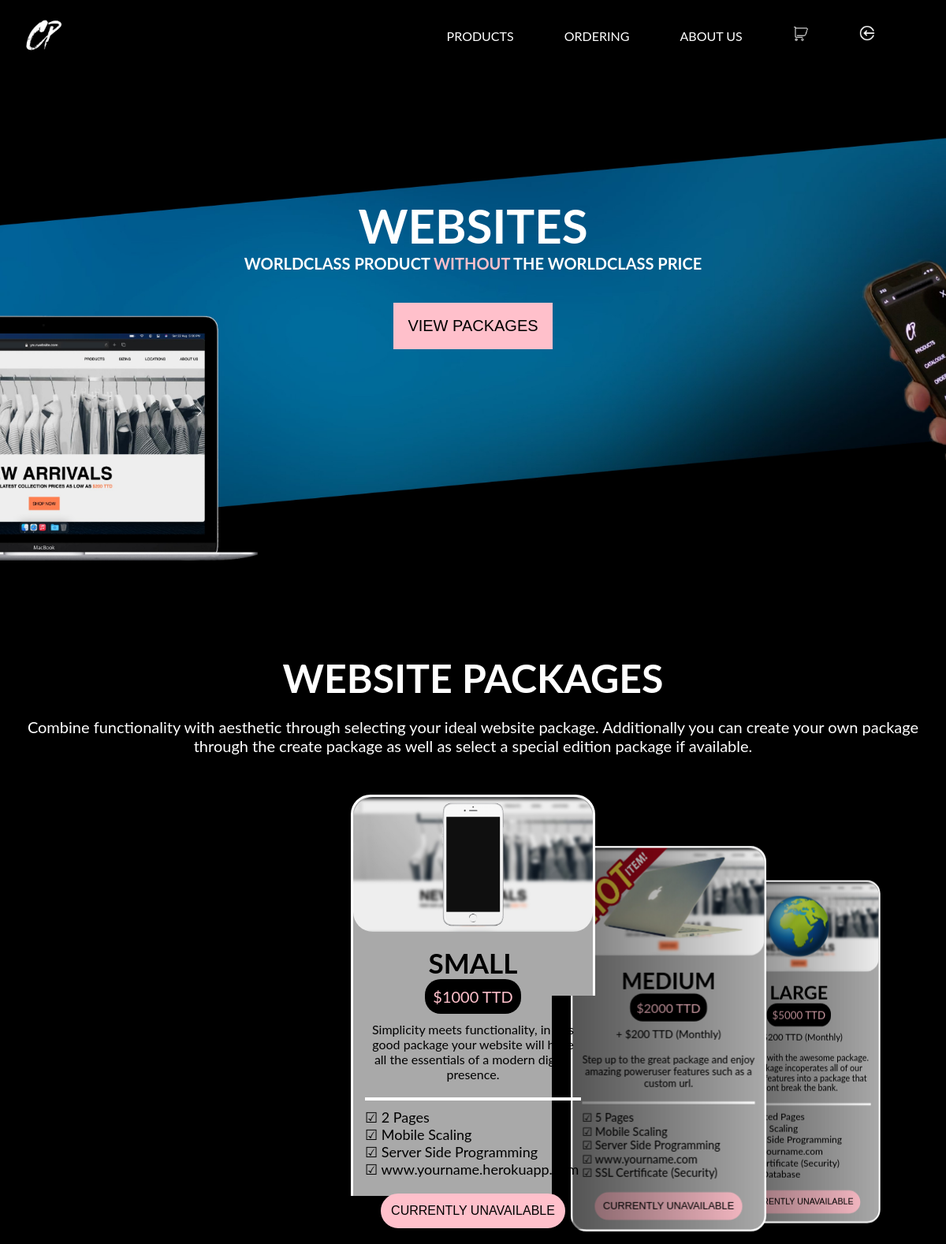
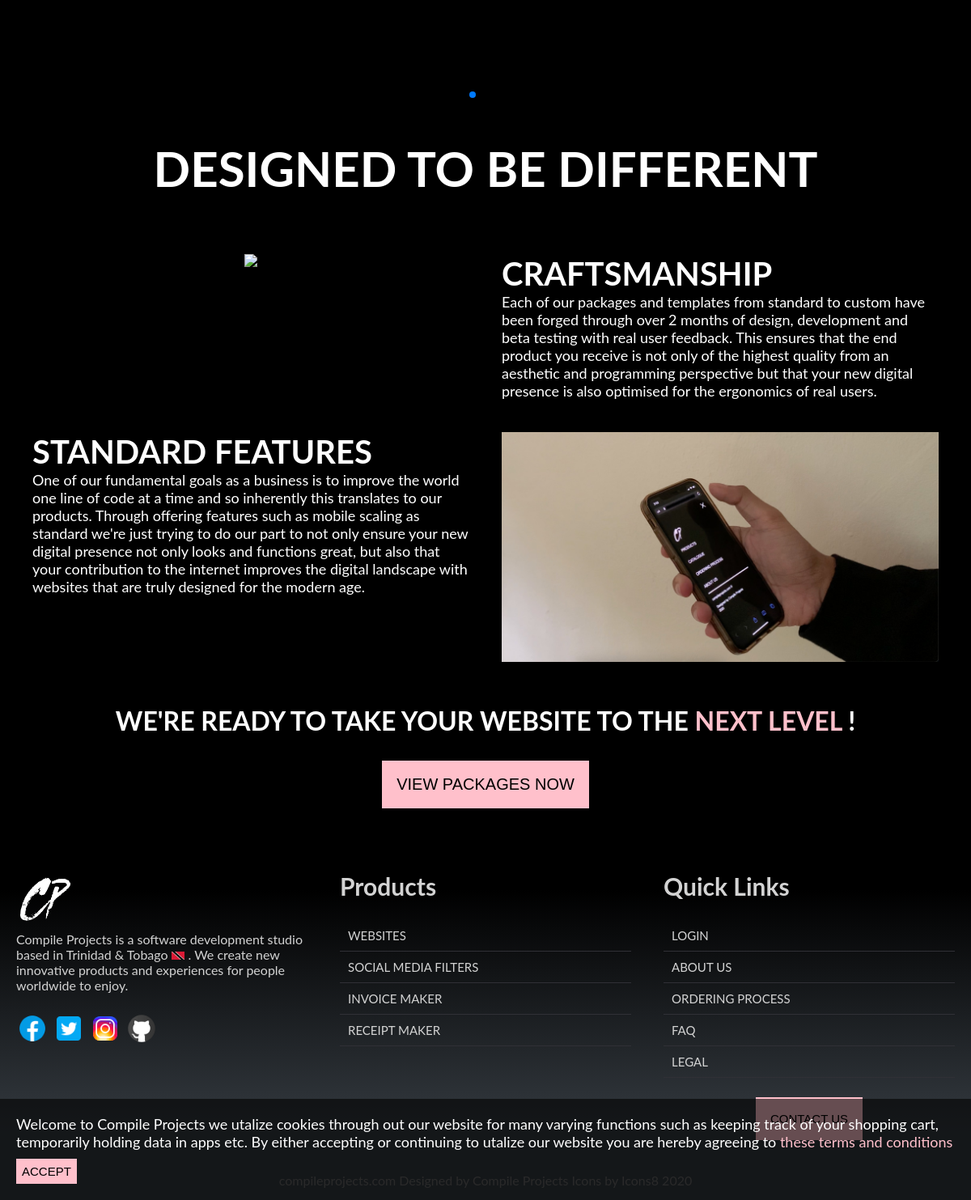
Page /websites on the committed database (2 pictures, top to bottom).
### models.py (models this page shows, shortened)
class product(db.Model):
    id = db.Column(db.Integer, primary_key=True)
    price = db.Column(db.Integer, nullable=False)
    name = db.Column(db.String(500), nullable=False)
    monthly = db.Column(db.Boolean, nullable=False)
    desc = db.Column(db.String(500), nullable=False)
    catagory = db.Column(db.String(120), nullable=False)
    sub_catagory = db.Column(db.String(120), nullable=True)
    img_url = db.Column(db.String(120), nullable=False)
    feature_1 = db.Column(db.String(500), nullable=True)
    feature_2 = db.Column(db.String(500), nullable=True)
    feature_3 = db.Column(db.String(500), nullable=True)
    feature_4 = db.Column(db.String(500), nullable=True)
    feature_5 = db.Column(db.String(500), nullable=True)
    feature_6 = db.Column(db.String(500), nullable=True)
    feature_7 = db.Column(db.String(500), nullable=True)
    in_stock = db.Column(db.Boolean, nullable=False)

### main.py (the view)
@app.route('/websites', methods=['GET'])
def websites():
  agreement = request.cookies.get ('cookie-policy')
  if agreement == None:
      resp = 'no'
  if agreement == 'AGREE':
      resp = 'yes'
  web_prod = product.query.filter_by(catagory="WEBSITES")
  return render_template('main_websites.html', products = web_prod, agreement=resp)

### templates/main_websites.html (shortened to what this page needs)
{% extends "default_2.html" %}
{% block head_tags %}
<link rel="stylesheet" href="https://unpkg.com/swiper/swiper-bundle.min.css">
{% endblock %}
{% block divheader %}
<div id="websites_home">
{% endblock %}
{% block content %}
        <div id="homepage_main_screen">
            <div id="homepage_main_text">
                <h1 id="big_text">
                    WEBSITES
                </h1>
                <h4 class="main_home_in" id="small_text">
                    WORLDCLASS PRODUCT <span id="price"> WITHOUT </span> THE WORLDCLASS PRICE
                </h4>
                <br class="div_not_for_mobile">
                <br>
                <div class="main_home_in" id="hold_call_to_action">
                    <button id="call_to_action" class="call_to_action" onclick="swim()"> VIEW PACKAGES </button>
                </div>
            </div>
        </div>
    </div>
		    <div class="packages" id="packages">
        <h1 class="big_title"> WEBSITE PACKAGES </h1>
        <p class="big_desc">
            Combine functionality with aesthetic through selecting your ideal website package. Additionally you can create your own package through the create package as well as select a special edition package if available.
        </p>
        <div class="swiper-container">
            <div class="swiper-wrapper">
								{% for prod in products %}
								<div class="swiper-slide">
                    <img src="images/{{prod.img_url}}" class="card_img">
                    <div class="card_contents">
                        <h1 class="card_title">
                            {{prod.name}}
                        </h1>
                        <span class="card_price"> ${{prod.price}} TTD </span>
												{% if prod.monthly == True %}
												<br><br>
                        <span class="monthly">
                            + $200 TTD (Monthly)
                        </span>
												{% endif %}
                        <p class="card_desc">
                            {{prod.desc}}
                        </p>
                        <div class="card_line_holder">
                            <div class="card_line"></div>
                        </div>
                        <div class="points">
                            <ul class="card_points">
																{% if prod.feature_1 != None %}
                                <li>
                                    &#x2611; {{prod.feature_1}}
                                </li>
																{% endif %}
																{% if prod.feature_2 != None %}
                                <li>
                                    &#x2611; {{prod.feature_2}}
                                </li>
																{% endif %}
																{% if prod.feature_3 != None %}
                                <li>
                                    &#x2611; {{prod.feature_3}}
                                </li>
																{% endif %}
																{% if prod.feature_4 != None %}
                                <li>
                                    &#x2611; {{prod.feature_4}}
                                </li>
																{% endif %}
																{% if prod.feature_5 != None %}
																<li>
                                    &#x2611; {{prod.feature_5}}
                                </li>
																{% endif %}
																{% if prod.feature_6 != None %}
																<li>
                                    &#x2611; {{prod.feature_6}}
                                </li>
																{% endif %}
                            </ul>
                        </div>
                        <div class="btn_holder">
														{% if prod.in_stock == False %}
                            <button onclick="window.open('/shop/{{prod.id}}', '_self')" class="card_btn">
                               CURRENTLY UNAVAILABLE
                            </button>
														{% endif %}
                        </div>
                    </div>
                </div>
								{% endfor %}
            </div>
            <div class="swiper-pagination"></div>
        </div>
    </div>
    <div class="website_page_box_1">
			  <h1 class="titles_about_me title_1"> DESIGNED TO BE DIFFERENT </h1>
        <div class="flex_website_holder">
            <div id="left_top" class="flex_holder">
                <img class="sidebysidepicture" src="images/websites_pic_1.jpg">
            </div>
            <div id="right_top" class="flex_holder">
                <div class="desc_websites">
                    <h1 class="desc_title"> CRAFTSMANSHIP </h1>
                    <p class="desc_desc">
                        Each of our packages and templates from standard to custom have been forged through over 2 months of design, development and beta testing with real user feedback. This ensures that the end product you receive is not only of the highest quality from an aesthetic and programming perspective but that your new digital presence is also optimised for the ergonomics of real users.
                    </p>
                </div>
            </div>
        </div>
        <div class="flex_website_holder_2">
            <div class="flex_holder">
                <div id="left_bottom" class="desc_websites">
                    <h1 class="desc_title"> STANDARD FEATURES </h1>
                    <p class="desc_desc">
                        One of our fundamental goals as a business is to improve the world one line of code at a time and so inherently this translates to our products. Through offering features such as mobile scaling as standard we're just trying to do our part to not only ensure your new digital presence not only looks and functions great, but also that your contribution to the internet improves the digital landscape with websites that are truly designed for the modern age.
                    </p>
                </div>
            </div>
            <div id="right_bottom" class="flex_holder">
                <img class="sidebysidepicture" src="images/hand_close.jpg">
            </div>
        </div>
        <h1 class="ready_title ready_in">
						WE'RE READY TO TAKE YOUR WEBSITE TO THE
            <span id="price"> NEXT LEVEL </span>!
        </h1>
        <div class="main_home_in ready_in" id="hold_call_to_action">
            <button class="call_to_action"> VIEW PACKAGES NOW </button>
        </div>
        <br><br>
    </div>
{% endblock %}
{% block footer %}
<div class="footer footer_special">
{% endblock %}

### static/main.css (style rules this page uses)
html { margin: 0; padding: 0; overflow: hidden; }
body { background-color: black; overflow: auto; position: absolute; width: 100%; height: 100%; font-size: 40; font-size: 40; font-family: "Lato", sans-serif; }
* { box-sizing: border-box; padding: 0px; margin: 0px; }
#homepage_main_screen { color: white; text-align: center; padding-left: 20px; padding-right: 20px; padding-top: 170px; }
#big_text { font-size: 65px; }
#small_text { font-size: 20px; }
.call_to_action { padding: 15px; background-color: pink; border: 3px solid pink; font-size: 20px; color: black; transition: 300ms; cursor: pointer; }
#hold_call_to_action { text-align: center; }
.footer { background-color: #303036; color: #d3d3d3; }
#price { color: pink; }
.card_title { font-size: 25px; }
.footer_special { background: linear-gradient(180deg, black 10%, #343a40 80%); }
.website_page_box_1 { background-color: black; color: white; padding: 20px; }
.flex_website_holder { display: flex; }
.flex_website_holder_2 { display: flex; }
.flex_holder { flex: 1; padding: 20px; }
.sidebysidepicture { max-width: 100%; }
.desc_title { font-size: 40px; }
.desc_desc { font-size: 18px; }
.ready_title { text-align: center; padding-bottom: 30px; padding-top: 30px; }
#websites_home { width: 100%; height: 100vh; background-image: url(./images/websites_home.jpg); background-size: cover; }
#left_top { text-align: center; }
.titles_about_me { text-align: center; font-size: 60px; padding-top: 20px; padding-bottom: 50px; }
.card_title { font-size: 35px; padding-bottom: 10px; }
.card_desc { font-size: 16px; padding-top: 20px; }
.card_price { background-color: black; border-radius: 20px; padding: 10px; color: pink; font-size: 20px; }
.big_title { font-size: 50px; text-align: center; padding-top: 30px; }
.big_desc { font-size: 20px; text-align: center; padding-top: 20px; padding-left: 20px; padding-right: 20px; }
.card_btn { border-radius: 25px; background-color: pink; border: 3px solid pink; padding: 10px; font-size: 16px; transition: 300ms; }
.btn_holder { padding-top: 10px; }
.packages { width: 100%; background-color: black; background-size: cover; color: white; }
.card_points { list-style: none; font-size: 18px; }
.points { padding-top: 10px; padding-bottom: 10px; text-align: left; }
.card_line { border: 2px solid white; }
.card_line_holder { padding-top: 20px; }
.card_contents { padding: 15px; }
.card_img { height: 171px; border-radius: 25px; }
.monthly { font-size: 17px; }
@media only screen and (max-width: 1200px) { #big_text { font-size: 60px; } }
@media only screen and (max-width: 1200px) { #small_text { font-size: 20px; } }

### templates/main_websites.html (style rules this page uses)
.swiper-container { width: 100%; padding-top: 50px; padding-bottom: 50px; }
.swiper-slide { background-position: center; border: 3px solid white; background-color: darkgrey; background-size: cover; width: 310px; border-radius: 25px; text-align: center; color: black; }

### rows in the picture
product: img_url (picture), name "SMALL", price "1000", desc "Simplicity meets functionality, in this good package your website will have all the essentials of a modern digital presence.", feature_1 "2 Pages", feature_2 "Mobile Scaling", feature_3 "Server Side Programming", feature_4 "www.yourname.herokuapp.com"
product: img_url (picture), name "MEDIUM", price "2000", monthly "+ $200 TTD (Monthly)", desc "Step up to the great package and enjoy amazing poweruser features such as a custom url.", feature_1 "5 Pages", feature_2 "Mobile Scaling", feature_3 "Server Side Programming", feature_4 "www.yourname.com", feature_5 "SSL Certificate (Security)"
product: img_url (picture), name "LARGE", price "5000", monthly "+ $200 TTD (Monthly)", desc "Go all out with the awesome package. This package incoperates all of our high end features into a package that wont break the bank.", feature_1 "Unlimited Pages", feature_2 "Mobile Scaling", feature_3 "Server Side Programming", feature_4 "www.yourname.com", feature_5 "SSL Certificate (Security)", feature_6 "Local Database"
